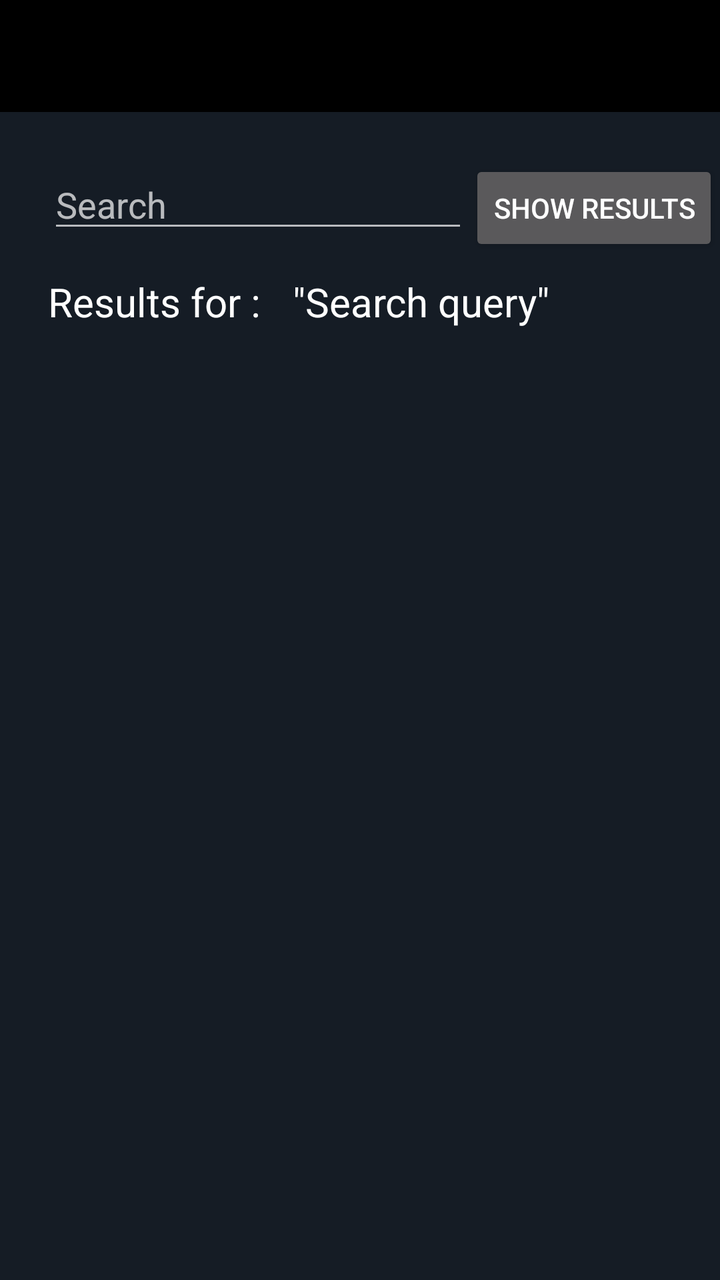
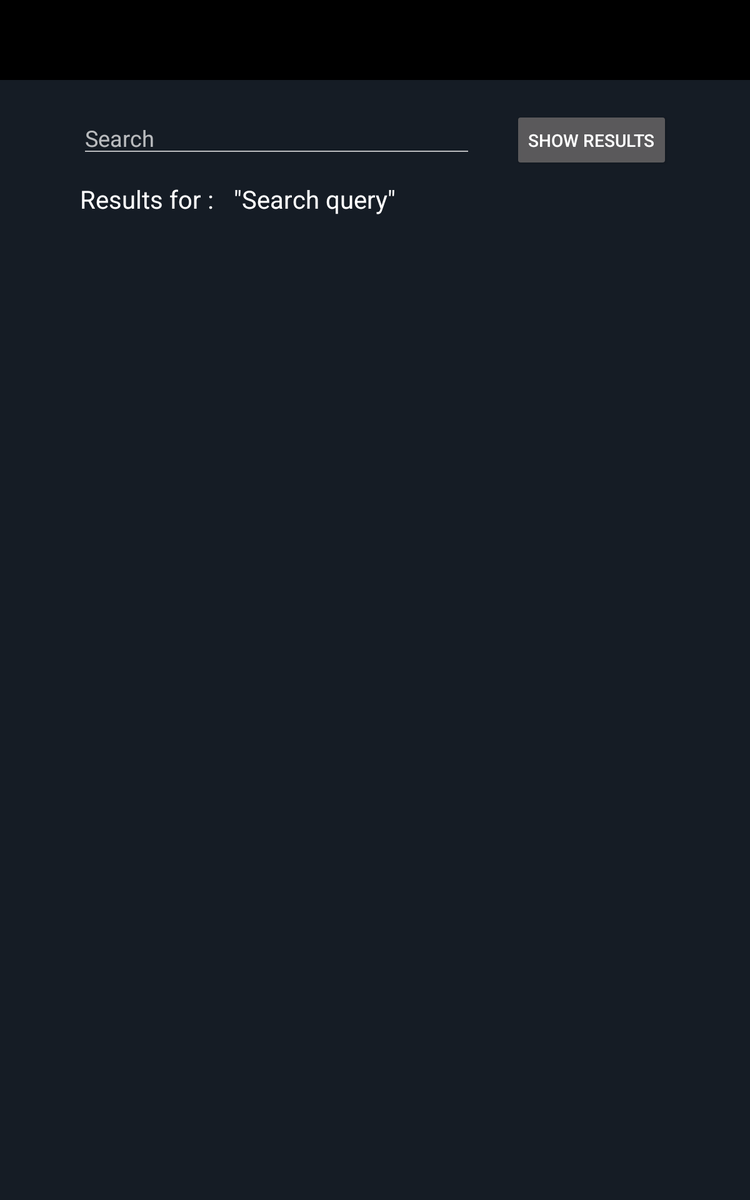

One screen, two layout resources from the same app: the default and the repository's alternative for another configuration. Each is rendered where Android would select it; the XML of both is given below.
<!-- AndroidManifest.xml: application theme AppTheme -->
<!-- res/layout/activity_search.xml -->
<?xml version="1.0" encoding="utf-8"?>
<androidx.constraintlayout.widget.ConstraintLayout xmlns:android="http://schemas.android.com/apk/res/android"
    xmlns:app="http://schemas.android.com/apk/res-auto"
    xmlns:tools="http://schemas.android.com/tools"
    android:orientation="vertical" android:layout_width="match_parent"
    android:layout_height="match_parent"
    android:background="@color/colorPrimary">

    <androidx.appcompat.widget.Toolbar
        android:id="@+id/toolbar_detail"
        android:layout_width="match_parent"
        android:layout_height="wrap_content"
        android:background="@color/colorPrimaryDark"
        app:layout_constraintEnd_toEndOf="parent"
        app:layout_constraintStart_toStartOf="parent"
        app:layout_constraintTop_toTopOf="parent" />

    <ScrollView
        android:layout_width="match_parent"
        android:layout_height="0dp"
        app:layout_constraintBottom_toBottomOf="parent"
        app:layout_constraintEnd_toEndOf="parent"
        app:layout_constraintStart_toStartOf="parent"
        app:layout_constraintTop_toBottomOf="@+id/toolbar_detail">

        <androidx.constraintlayout.widget.ConstraintLayout
            android:layout_width="match_parent"
            android:layout_height="wrap_content">

            <EditText
                android:id="@+id/search_bar"
                android:layout_width="wrap_content"
                android:layout_height="wrap_content"
                android:layout_marginStart="24dp"
                android:layout_marginLeft="24dp"
                android:layout_marginTop="24dp"
                android:ems="10"
                android:hint="Search"
                android:inputType="textPersonName"
                app:layout_constraintStart_toStartOf="parent"
                app:layout_constraintTop_toTopOf="parent" />

            <Button
                android:id="@+id/button_search"
                android:layout_width="wrap_content"
                android:layout_height="wrap_content"
                android:layout_marginStart="24dp"
                android:layout_marginLeft="24dp"
                android:layout_marginEnd="24dp"
                android:layout_marginRight="24dp"
                android:text="Show results"
                app:layout_constraintBaseline_toBaselineOf="@+id/search_bar"
                app:layout_constraintEnd_toEndOf="parent"
                app:layout_constraintStart_toEndOf="@+id/search_bar" />


            <TextView
                android:id="@+id/textView3"
                android:layout_width="wrap_content"
                android:layout_height="wrap_content"
                android:layout_marginStart="24dp"
                android:layout_marginLeft="24dp"
                android:layout_marginTop="16dp"
                android:text="Results for :"
                android:textColor="@color/white"
                android:textSize="20sp"
                app:layout_constraintStart_toStartOf="parent"
                app:layout_constraintTop_toBottomOf="@+id/search_bar" />

            <TextView
                android:id="@+id/search_query"
                android:layout_width="wrap_content"
                android:layout_height="wrap_content"
                android:layout_marginStart="16dp"
                android:layout_marginLeft="16dp"
                android:text="@string/search_query"
                android:textColor="@color/white"
                android:textSize="20sp"
                app:layout_constraintBaseline_toBaselineOf="@+id/textView3"
                app:layout_constraintStart_toEndOf="@+id/textView3" />

            <androidx.recyclerview.widget.RecyclerView
                android:id="@+id/rv_search"
                android:layout_width="0dp"
                android:layout_height="wrap_content"
                android:layout_marginTop="16dp"
                app:layout_constraintBottom_toBottomOf="parent"
                app:layout_constraintEnd_toEndOf="parent"
                app:layout_constraintStart_toStartOf="parent"
                app:layout_constraintTop_toBottomOf="@+id/search_query" />

        </androidx.constraintlayout.widget.ConstraintLayout>
    </ScrollView>

</androidx.constraintlayout.widget.ConstraintLayout>
<!-- resources referenced by this layout -->
<resources>
  <color name="colorPrimary">#151c25</color>
  <color name="colorPrimaryDark">#000000</color>
  <color name="white">#FFF</color>
  <string name="search_query">\"Search query\"</string>
  <style name="AppTheme" parent="Theme.AppCompat.NoActionBar">
          
          <item name="windowActionBar">false</item>
          <item name="windowNoTitle">true</item>
  
          <item name="android:actionOverflowButtonStyle">@style/CustomOverflowButton</item>
  
          <item name="colorPrimary">@color/newBackgroundColor</item>
          <item name="colorPrimaryDark">@color/newBackgroundColor</item>
          <item name="colorAccent">#e55039</item>
      </style>
  <style name="CustomOverflowButton" parent="@android:style/Widget.Holo.Light.ActionButton.Overflow">
          <item name="android:src">@drawable/ic_filter</item>
          <item name="android:layout_width">10dp</item>
          <item name="android:layout_height">10dp</item>
      </style>
  <color name="newBackgroundColor">#000000</color>
  <!-- drawable ic_filter (drawable) -->
  <vector android:height="16dp" android:viewportHeight="394.00003"
      android:viewportWidth="394" android:width="16dp" xmlns:android="http://schemas.android.com/apk/res/android">
      <path android:fillColor="#FFFFFF" android:pathData="m372.82,0h-351.262c-6.199,-0.012 -11.879,3.449 -14.711,8.961 -2.871,5.586 -2.367,12.313 1.301,17.414l128.688,181.285c0.043,0.063 0.09,0.121 0.133,0.184 4.676,6.313 7.207,13.961 7.219,21.816v147.801c-0.027,4.375 1.691,8.582 4.773,11.688 3.086,3.102 7.281,4.852 11.656,4.852 2.223,-0.004 4.426,-0.445 6.48,-1.301l72.313,-27.57c6.477,-1.98 10.777,-8.094 10.777,-15.453v-120.016c0.012,-7.855 2.543,-15.504 7.215,-21.816 0.043,-0.063 0.09,-0.121 0.133,-0.184l128.691,-181.289c3.668,-5.098 4.172,-11.82 1.301,-17.406 -2.828,-5.516 -8.512,-8.977 -14.707,-8.965zM372.82,0"/>
  </vector>
</resources>
<!-- res/layout-sw600dp/activity_search.xml (the repository's variant of the layout above) -->
<!-- drawn on a 7-inch tablet held upright -->
<?xml version="1.0" encoding="utf-8"?>
<androidx.constraintlayout.widget.ConstraintLayout xmlns:android="http://schemas.android.com/apk/res/android"
    xmlns:app="http://schemas.android.com/apk/res-auto"
    xmlns:tools="http://schemas.android.com/tools"
    android:orientation="vertical" android:layout_width="match_parent"
    android:layout_height="match_parent"
    android:background="@color/colorPrimary">

    <androidx.appcompat.widget.Toolbar
        android:id="@+id/toolbar_detail"
        android:layout_width="match_parent"
        android:layout_height="wrap_content"
        android:background="@color/colorPrimaryDark"
        app:layout_constraintEnd_toEndOf="parent"
        app:layout_constraintStart_toStartOf="parent"
        app:layout_constraintTop_toTopOf="parent" />

    <ScrollView
        android:layout_width="match_parent"
        android:layout_height="0dp"
        app:layout_constraintBottom_toBottomOf="parent"
        app:layout_constraintEnd_toEndOf="parent"
        app:layout_constraintStart_toStartOf="parent"
        app:layout_constraintTop_toBottomOf="@+id/toolbar_detail">

        <androidx.constraintlayout.widget.ConstraintLayout
            android:layout_width="match_parent"
            android:layout_height="wrap_content">

            <EditText
                android:id="@+id/search_bar"
                android:layout_width="0dp"
                android:layout_height="wrap_content"
                android:layout_marginStart="64dp"
                android:layout_marginLeft="64dp"
                android:layout_marginTop="24dp"
                android:layout_marginEnd="32dp"
                android:layout_marginRight="32dp"
                android:ems="10"
                android:hint="Search"
                android:inputType="textPersonName"
                app:layout_constraintEnd_toStartOf="@+id/button_search"
                app:layout_constraintStart_toStartOf="parent"
                app:layout_constraintTop_toTopOf="parent" />

            <Button
                android:id="@+id/button_search"
                android:layout_width="wrap_content"
                android:layout_height="wrap_content"
                android:layout_marginEnd="64dp"
                android:layout_marginRight="64dp"
                android:text="Show results"
                app:layout_constraintBaseline_toBaselineOf="@+id/search_bar"
                app:layout_constraintEnd_toEndOf="parent" />

            <TextView
                android:id="@+id/tablet_search"
                android:layout_width="wrap_content"
                android:layout_height="wrap_content"
                android:layout_marginStart="64dp"
                android:layout_marginLeft="64dp"
                android:layout_marginTop="16dp"
                android:text="Results for :"
                android:textColor="@color/white"
                android:textSize="20sp"
                app:layout_constraintStart_toStartOf="parent"
                app:layout_constraintTop_toBottomOf="@+id/search_bar"/>

            <TextView
                android:id="@+id/search_query"
                android:layout_width="wrap_content"
                android:layout_height="wrap_content"
                android:layout_marginStart="16dp"
                android:layout_marginLeft="16dp"
                android:text="@string/search_query"
                android:textColor="@color/white"
                android:textSize="20sp"
                app:layout_constraintBaseline_toBaselineOf="@+id/tablet_search"
                app:layout_constraintStart_toEndOf="@+id/tablet_search" />

            <androidx.recyclerview.widget.RecyclerView
                android:id="@+id/rv_search"
                android:layout_width="0dp"
                android:layout_height="wrap_content"
                android:layout_marginTop="16dp"
                app:layout_constraintBottom_toBottomOf="parent"
                app:layout_constraintEnd_toEndOf="parent"
                app:layout_constraintStart_toStartOf="parent"
                app:layout_constraintTop_toBottomOf="@+id/search_query" />

        </androidx.constraintlayout.widget.ConstraintLayout>
    </ScrollView>

</androidx.constraintlayout.widget.ConstraintLayout>
